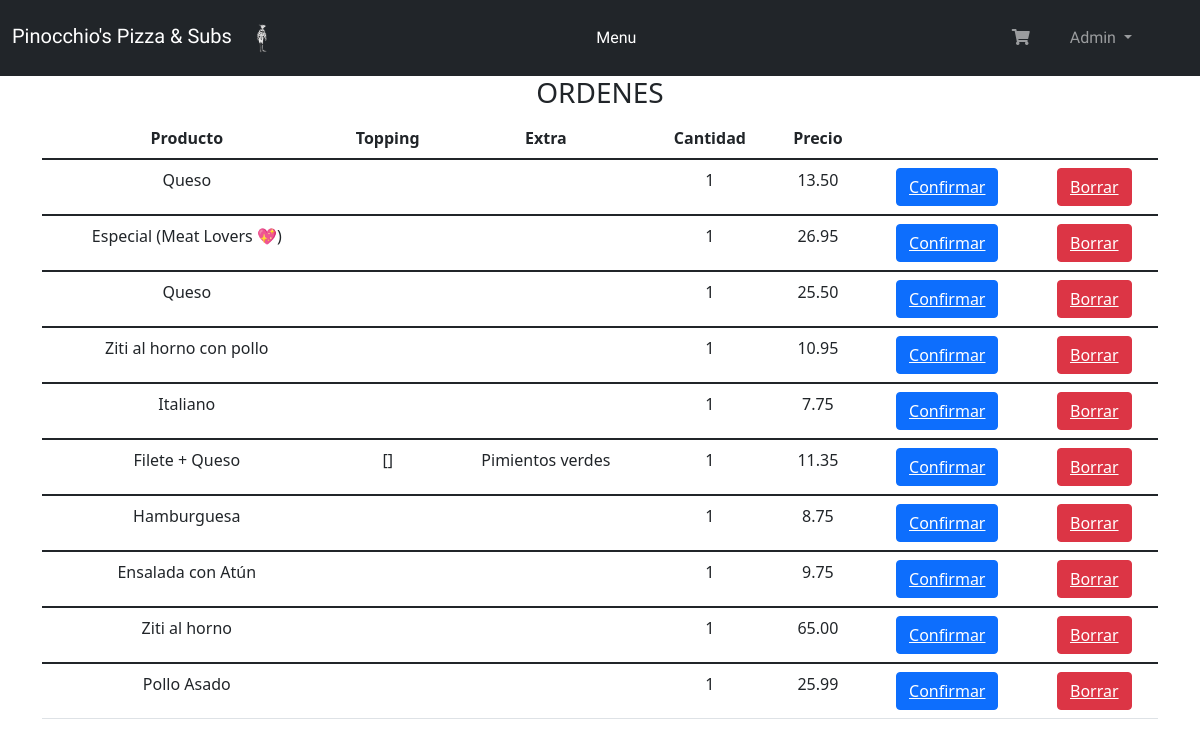
The app's page /ordenes/ (signed in) with its own data.
### orders/models.py (models this page shows, shortened)
class CartItems(models.Model):
    username = models.CharField("Cliente", max_length=50,null=False,blank=False)
    nombre = models.CharField("Producto", max_length=30, null=False, blank=False)
    cantidad = models.IntegerField("Cantidad del producto:", default=1)
    precio = DecimalField(max_digits=5, decimal_places=2, null=True,blank=True)
    t_lista = models.CharField("Toppings", max_length=100,null=True,blank=True, default=' ')
    l_extra = models.CharField("Extras", max_length=100,null=True,blank=True, default=' ')
    estado = models.BooleanField("Confirmacion de compra",default=False)
    Envio = models.BooleanField("Confirmacion de Envio",default=False)

### orders/views.py (the view)
# urls.py: path('ordenes/', views.ordenes, name="ordenes"),
@login_required(login_url="/login")
def ordenes(request):
    user=request.user
    ordenes = CartItems.objects.all().filter(username=user)
    return render(request, 'cart/cart_detail.html',{"ordenes":ordenes})

### orders/templates/cart/cart_detail.html
{% extends 'base/layout.html' %}
{% block main %}
<div class="container">
   <h3 class="text-title text-center text-uppercase">Ordenes</h3>
   <table class="table table-image">
      <thead class="thead-dark">
         <tr>
            <th scope="col" class="text-center">Producto</th>
            <th scope="col" class="text-center">Topping</th>
            <th scope="col" class="text-center">Extra</th>
            <th scope="col" class="text-center">Cantidad</th>
            <th scope="col" class="text-center">Precio</th>
         </tr>
      </thead>
      {% for orden in ordenes %}
      {% if orden.estado == False%}
         <tbody>
            <tr>
               <td class="text-center">
                  {{orden.nombre}}
               </td>
               <td class="text-center">
                  {{orden.t_lista}}
               </td>
               <td class="text-center">
                  {{orden.l_extra}}
               </td>
               <td class="text-center">
                  {{orden.cantidad}}
               </td>
                <td class="text-center">
                  {{orden.precio}}
               </td>
               <td class="text-center"><button class="btn btn-primary"><a href="{% url 'confirmar' id_cart=orden.pk %}" class="text-white">Confirmar</a></button></td>
               <td class="text-center"><button class="btn btn-danger"><a href="{% url 'borrar' id_cart=orden.pk %}" class="text-white">Borrar</a></button></td>
            </tr>
         </tbody>
      {% endif %}
      {% empty %}
         <div class="text-center text-uppercase text-danger">
            <h2>Carrito de compra vacio!</h2>
         </div>
      {% endfor %}
   </table>
</div>
{% endblock %}

### orders/templates/base/layout.html (shortened to what this page needs)
<!DOCTYPE html>
{% load static %}
<html lang="es">
<head>
    <link rel="stylesheet" href="{% static 'css/style.css' %}">
    <link href="https://cdn.jsdelivr.net/npm/bootstrap@5.1.3/dist/css/bootstrap.min.css" rel="stylesheet">
    <link rel="stylesheet" href="https://pro.fontawesome.com/releases/v5.10.0/css/all.css"/>
</head>
<body>
  <header>
    <nav class="navbar navbar-expand-lg navbar-dark bg-dark">
    <div class="container-fluid">
            <a class="navbar-brand pizzaN" href="{% url 'index' %}">Pinocchio's Pizza & Subs <img class="img-fluid" src="{% static 'img/logoPINO.png' %}" alt="PinoLogo" style="height: 50px; width: 50px;"></a>
        <div class="collapse navbar-collapse container justify-content-center" id="navbarNavAltMarkup">
          <div class="navbar-nav">
            <a class="nav-item nav-link active pizzaN" href="{% url 'index' %}">Menu</a>
          </div>
        </div>
        {% if request.user.is_authenticated %}
          <div class="collapse navbar-collapse mx-4 justify-content-end" id="navbarNavAltMarkup">
            <div class="navbar-nav">
              <a class="nav-item nav-link pizzaN" href="{% url 'ordenes' %}"><i class="fas fa-shopping-cart"></i></a>
        <div class="collapse navbar-collapse mx-4 justify-content-end" id="navbarNavAltMarkup">
          <div class="navbar-nav">
            <li class="nav-item dropdown">
            <a class="nav-link dropdown-toggle pizzaN" href="#" id="navbarDropdownMenuLink" role="button" data-bs-toggle="dropdown" aria-expanded="false">
              {{request.user}}
            </a>
          </div>
        </div>
        {% else %}
        <div class="collapse navbar-collapse justify-content-end" id="navbarNavAltMarkup">
          <div class="navbar-nav">
            <a class="nav-item nav-link pizzaN" href="{% url 'login' %}">Login</a>/<a class="nav-item nav-link pizzaN" href="{% url 'register' %}">Register</a>
          </div>
        </div>
        {% endif %}
    </div>
      </nav>
    </header>
<main>
  {% block main %}
  {% endblock%}
</main>
</body>
</html>

### orders/static/css/style.css (style rules this page uses)
* { padding: 0%; margin: 0%; }
.pizzaN { font-family: 'Mochiy Pop P One', sans-serif; }

### records on screen
CartItems: nombre "Queso", cantidad "1", precio "13.50"
CartItems: nombre "Especial (Meat Lovers 💖)", cantidad "1", precio "26.95"
CartItems: nombre "Queso", cantidad "1", precio "25.50"
CartItems: nombre "Ziti al horno con pollo", cantidad "1", precio "10.95"
CartItems: nombre "Italiano", cantidad "1", precio "7.75"
CartItems: nombre "Filete + Queso", t_lista "[]", l_extra "Pimientos verdes", cantidad "1", precio "11.35"
CartItems: nombre "Hamburguesa", cantidad "1", precio "8.75"
CartItems: nombre "Ensalada con Atún", cantidad "1", precio "9.75"
CartItems: nombre "Ziti al horno", cantidad "1", precio "65.00"
CartItems: nombre "Pollo Asado", cantidad "1", precio "25.99"

### other values on screen
{{ request.user }} "Admin"
